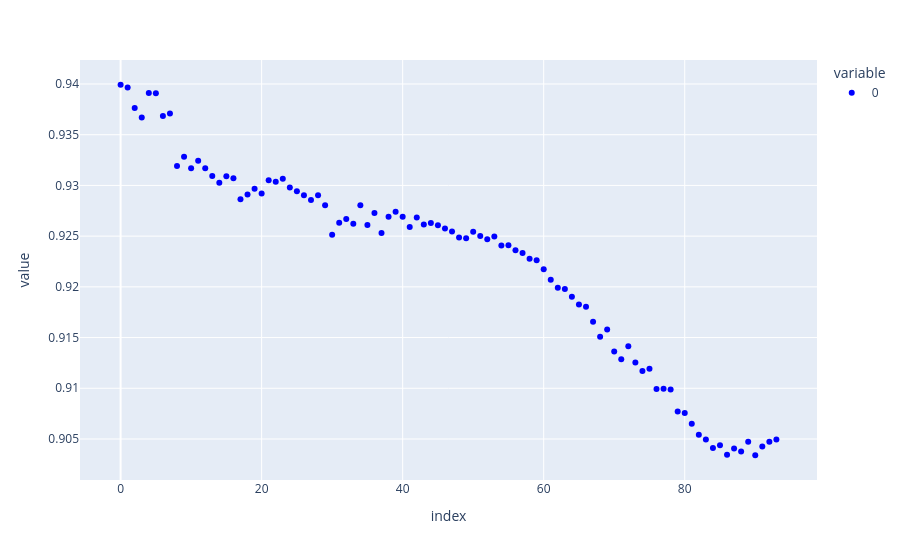

The notebook cell this image was saved under:
### Code cell
path = r'D:\BM26\PEG_PNIPAM_576_12_Cryst_at_15C'
Exp = BM26_experiment(path)
T = Exp.get_T_profile()
print(np.argmin(T))
# plt.plot(T)
# plt.show()
Time = Exp.get_Time_profile()
Time -= Time[np.argmin(T)]

Trms = Exp.get_Tr_profile()
fig = px.scatter(Trms, color_discrete_sequence=['blue'])
fig.show()

Inv = []
q_start, I_start = Exp.get_1d_SAXS(np.argmin(T))
I_start /= Trms[33]
for n in range(53, 87):
    # SAXS_plot(6, 6)
    # plt.xlim(0.03, 3)
    q, I = Exp.get_1d_SAXS(n)
    I/= Trms[n]
    I -= I_start
    I*=q**2
    res = integrate.simpson(I[17:281], q[17:281])
    Inv.append(res)
    # plt.scatter(q, I)
    # plt.plot(q[17], I[17], 'x', color='black', markersize=12)
    # plt.plot(q[280], I[280], 'x', color='black', markersize=12)
fig, ax = plt.subplots(figsize=(6,6))
ax.set_xlabel('Time / s', fontdict=font)
ax.set_ylabel('SAXS Invariant / a.u.', fontdict=font)
ax.xaxis.set_major_formatter(ScalarFormatter())
ax.tick_params(axis="both", which='both', direction="in", width=3, length=3, labelsize=20)
for axis in ['top','bottom','left','right']:
    ax.spines[axis].set_linewidth(2)
#ax.set_xticks([0, 500, 1000, 1500])
print(len(Inv[1:17]))
print(len(cr12_15[1:]))
ax.scatter(cr12_15[1:17], Inv[1:17])
#ax.set_xlim(-10, 1710)
ax.set_xlabel('WAXS cryst')
ax.set_ylabel('SAXS invariant')
plt.show()

### Figure 1 — Plotly figure (JSON) as saved in the notebook; plotly's stock layout.template omitted (floating-point values rounded to 4 significant figures)
{"data": [{"hovertemplate": "variable=0<br>index=%{x}<br>value=%{y}<extra></extra>", "legendgroup": "0", "marker": {"color": "blue", "symbol": "circle"}, "mode": "markers", "name": "0", "orientation": "v", "showlegend": true, "type": "scatter", "x": [0, 1, 2, 3, 4, 5, 6, 7, 8, 9, 10, 11, 12, 13, 14, 15, 16, 17, 18, 19, 20, 21, 22, 23, 24, 25, 26, 27, 28, 29, 30, 31, 32, 33, 34, 35, 36, 37, 38, 39, 40, 41, 42, 43, 44, 45, 46, 47, 48, 49, 50, 51, 52, 53, 54, 55, 56, 57, 58, 59, 60, 61, 62, 63, 64, 65, 66, 67, 68, 69, 70, 71, 72, 73, 74, 75, 76, 77, 78, 79, 80, 81, 82, 83, 84, 85, 86, 87, 88, 89, 90, 91, 92, 93], "xaxis": "x", "y": [0.9399, 0.9396, 0.9376, 0.9367, 0.9391, 0.9391, 0.9369, 0.9371, 0.9319, 0.9328, 0.9317, 0.9324, 0.9317, 0.9309, 0.9303, 0.9309, 0.9307, 0.9286, 0.9291, 0.9297, 0.9292, 0.9305, 0.9304, 0.9306, 0.9298, 0.9294, 0.929, 0.9286, 0.929, 0.928, 0.9251, 0.9263, 0.9267, 0.9262, 0.928, 0.9261, 0.9273, 0.9253, 0.9269, 0.9274, 0.9269, 0.9259, 0.9268, 0.9262, 0.9263, 0.9261, 0.9258, 0.9255, 0.9249, 0.9248, 0.9254, 0.925, 0.9247, 0.925, 0.9241, 0.9241, 0.9236, 0.9233, 0.9228, 0.9226, 0.9217, 0.9207, 0.9199, 0.9198, 0.919, 0.9183, 0.918, 0.9166, 0.9151, 0.9158, 0.9136, 0.9129, 0.9141, 0.9125, 0.9117, 0.9119, 0.9099, 0.91, 0.9099, 0.9077, 0.9076, 0.9065, 0.9054, 0.905, 0.9041, 0.9044, 0.9035, 0.904, 0.9038, 0.9047, 0.9034, 0.9043, 0.9047, 0.905], "yaxis": "y"}], "layout": {"legend": {"title": {"text": "variable"}, "tracegroupgap": 0}, "margin": {"t": 60}, "xaxis": {"anchor": "y", "domain": [0, 1], "title": {"text": "index"}}, "yaxis": {"anchor": "x", "domain": [0, 1], "title": {"text": "value"}}}}
